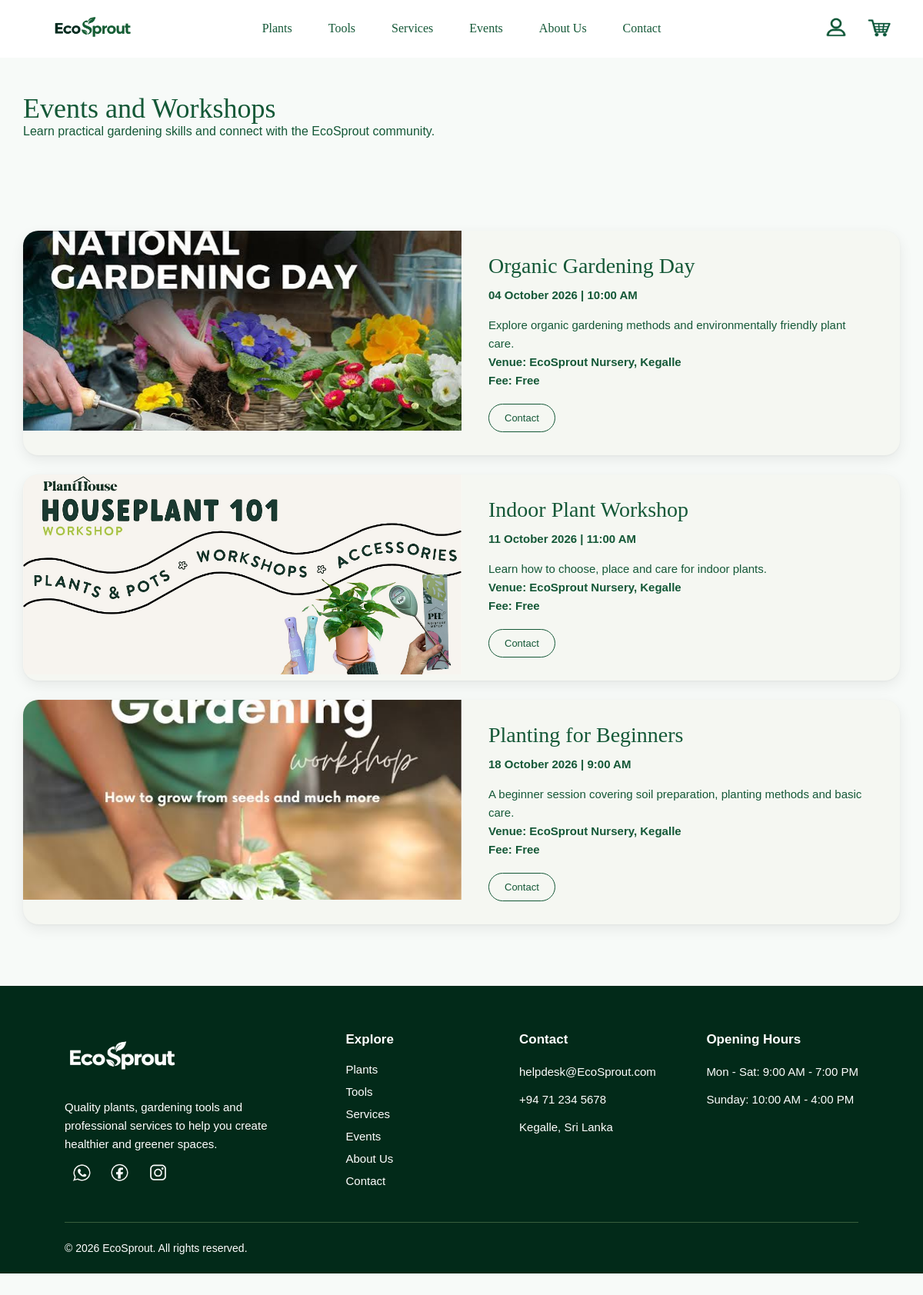
Screenshot of /events.php with the database file from the repository.
### tables this page shows
CREATE TABLE IF NOT EXISTS `events` (
  `event_id` int UNSIGNED NOT NULL AUTO_INCREMENT,
  `event_name` varchar(150) NOT NULL,
  `event_date` date NOT NULL,
  `start_time` time NOT NULL,
  `venue` varchar(150) NOT NULL DEFAULT 'EcoSprout Nursery, Kegalle',
  `capacity` smallint UNSIGNED DEFAULT NULL,
  `fee` decimal(10,2) UNSIGNED NOT NULL DEFAULT '0.00',
  `image_path` varchar(255) DEFAULT NULL,
  `description` text,
  `status` enum('UPCOMING','COMPLETED','CANCELLED') NOT NULL DEFAULT 'UPCOMING',
  `created_at` timestamp NOT NULL DEFAULT CURRENT_TIMESTAMP,
  PRIMARY KEY (`event_id`)
);

### events.php (the view, shortened to what this page needs)
<?php
require_once "db_connection.php";
function eventEscape($value)
{
    return htmlspecialchars((string) $value, ENT_QUOTES, "UTF-8");
}
$events = [];
$eventSql = "
    SELECT event_id, event_name, event_date, start_time,
           venue, fee, image_path, description
    FROM events
    WHERE status = 'UPCOMING'
      AND event_date >= CURDATE()
    ORDER BY event_date, start_time
";
$statement = $conn->prepare($eventSql);
$statement->execute();
$statement->bind_result(
    $eventId,
    $eventName,
    $eventDate,
    $startTime,
    $venue,
    $fee,
    $imagePath,
    $description
);
while ($statement->fetch()) {
    $events[] = [
        "event_id" => $eventId,
        "event_name" => $eventName,
        "event_date" => $eventDate,
        "start_time" => $startTime,
        "venue" => $venue,
        "fee" => $fee,
        "image_path" => $imagePath,
        "description" => $description
    ];
}
?>
<!DOCTYPE html>
<html lang="en">
<head>
    <link rel="stylesheet" href="stylesheet.css">
</head>
<body>
    <div class="navbar">
        <div class="nav-logo">
    <a href="index.php">
        <img src="Images/Home/Logo.png" alt="EcoSprout Logo">
    </a>
</div>
<div class="nav-center" id="navMenu">
            <div class="dropdown">
                <a href="plants.php" class="dropbtn">Plants</a>
            </div>
            <a href="tools.php">Tools</a>
            <a href="services.php">Services</a>
            <a href="events.php">Events</a>
            <a href="aboutus.php">About Us</a>
            <a href="contact.php">Contact</a>
        </div>
        <div class="nav-right">
    <?php if (isset($_SESSION["user_id"])): ?>
        <a href="userprofile.php">
            <img src="Images/Home/Account.png" alt="My Account">
        </a>
    <?php else: ?>
        <a href="#" id="accountBtn">
            <img src="Images/Home/Account.png" alt="Account Login">
        </a>
    <?php endif; ?>
    <a href="cart.php">
        <img src="Images/Home/Cart.png" alt="Cart">
    </a>
</div>
    </div>
    <div class="events-heading">
        <h1>Events and Workshops</h1>
        <p>Learn practical gardening skills and connect with the EcoSprout community.</p>
    </div>
    <section class="events-section">
        <?php foreach ($events as $event): ?>
            <article class="event-card">
                <img src="<?= eventEscape($event["image_path"] ?: "Images/Home/Logo.png") ?>"
                     alt="<?= eventEscape($event["event_name"]) ?>">
                <div class="event-details">
                    <h2><?= eventEscape($event["event_name"]) ?></h2>
                    <p class="event-date">
                        <?= date("d F Y", strtotime($event["event_date"])) ?> |
                        <?= date("g:i A", strtotime($event["start_time"])) ?>
                    </p>
                    <p><?= eventEscape($event["description"]) ?></p>
                    <p class="event-meta">Venue: <?= eventEscape($event["venue"]) ?></p>
                    <p class="event-fee">
                        Fee: <?= (float) $event["fee"] === 0.0
                            ? "Free"
                            : "Rs. " . number_format((float) $event["fee"], 2) ?>
                    </p>
                    <a href="contact.php" class="event-btn">Contact</a>
                </div>
            </article>
        <?php endforeach; ?>
    </section>
    <footer class="footer">
        <div class="footer-container">
            <div class="footer-column footer-brand">
                <img src="Images/Home/Logo-white.png" alt="EcoSprout Logo">
                <p>
                    Quality plants, gardening tools and professional services
                    to help you create healthier and greener spaces.
                </p>
                <div class="footer_social">
                    <img src="Images/Home/white-wp.png">
                    <img src="Images/Home/white-fb.png">
                    <img src="Images/Home/white-inster.png">
                </div>
            </div>
            <div class="footer-column">
                <h3>Explore</h3>
                <a href="plants.php">Plants</a>
                <a href="tools.php">Tools</a>
                <a href="services.php">Services</a>
                <a href="events.php">Events</a>
                <a href="aboutus.php">About Us</a>
                <a href="contact.php">Contact</a>
            </div>
            <div class="footer-column">
                <h3>Contact</h3>
                <p>helpdesk@EcoSprout.com</p>
                <p>+94 71 234 5678</p>
                <p>Kegalle, Sri Lanka</p>
            </div>
            <div class="footer-column">
                <h3>Opening Hours</h3>
                <p>Mon - Sat: 9:00 AM - 7:00 PM</p>
                <p>Sunday: 10:00 AM - 4:00 PM</p>
            </div>
        </div>
        <div class="footer-bottom">
            <p>© 2026 EcoSprout. All rights reserved.</p>
        </div>
    </footer>
</body>
</html>

### events.php (style rules this page uses)
.events-heading { max-width:1200px; margin:120px auto 25px; padding:0 30px; color:#145837; }
.events-heading h1 { font-family:Georgia,serif; font-size:36px; font-weight:400; }
.event-meta { font-size:13px; font-weight:600; color:#145837; }
.event-fee { font-weight:bold; }

### rows the page displays
events: image_path (picture), event_name "Organic Gardening Day", event_date "04 October 2026", start_time "10:00 AM", description "Explore organic gardening methods and environmentally friendly plant care.", venue "EcoSprout Nursery, Kegalle", fee "Free"
events: image_path (picture), event_name "Indoor Plant Workshop", event_date "11 October 2026", start_time "11:00 AM", description "Learn how to choose, place and care for indoor plants.", venue "EcoSprout Nursery, Kegalle", fee "Free"
events: image_path (picture), event_name "Planting for Beginners", event_date "18 October 2026", start_time "9:00 AM", description "A beginner session covering soil preparation, planting methods and basic care.", venue "EcoSprout Nursery, Kegalle", fee "Free"
